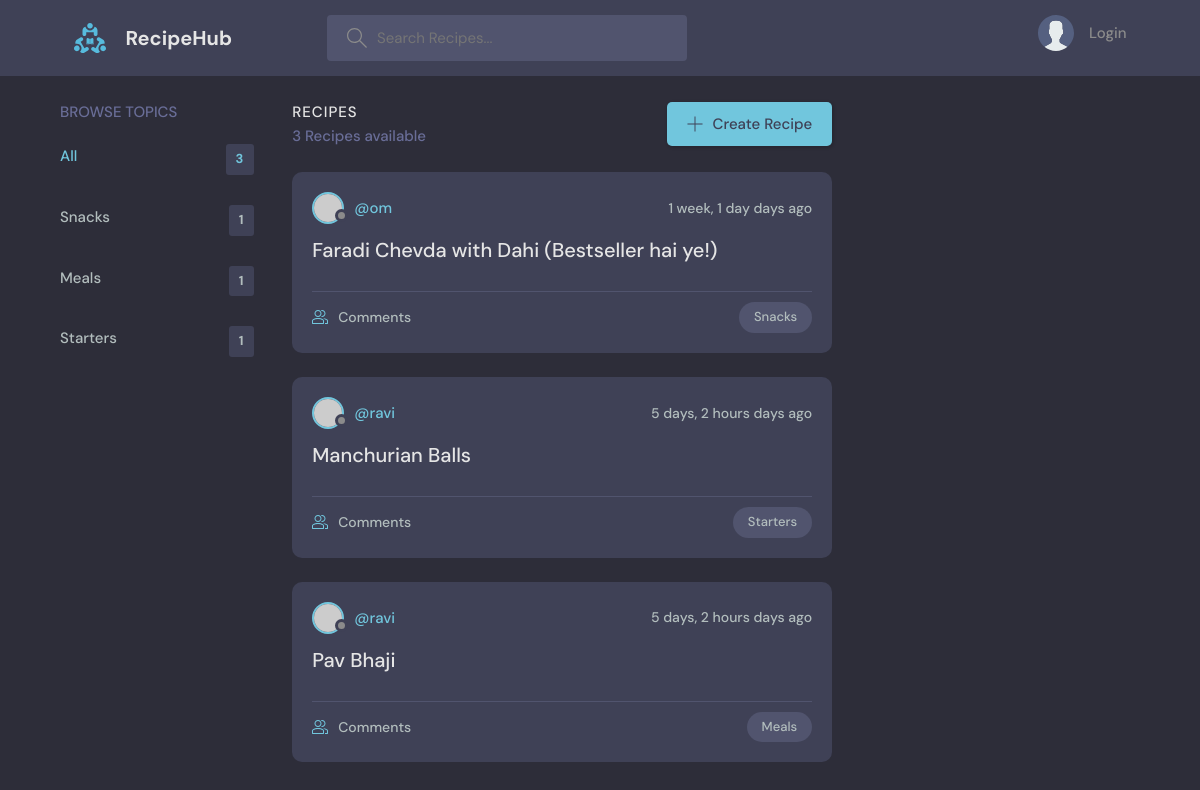
The page / on the database its author committed.
### base/models.py (models this page shows, shortened)
class Topic(models.Model):
    name = models.CharField(max_length=200)

class Recipe(models.Model):
    host = models.ForeignKey(User, on_delete=models.SET_NULL, null=True)
    topic = models.ForeignKey(Topic, on_delete=models.SET_NULL, null=True)
    name = models.CharField(max_length=200)
    description = models.TextField(null=True, blank=True)
    updated = models.DateTimeField(auto_now=True)
    created = models.DateTimeField(auto_now_add=True)
    class Meta:
        ordering = ['-updated', '-created']

### base/views.py (the view)
# urls.py: path('', views.home, name="home"),
def home(request):
    q = request.GET.get('q') if request.GET.get('q') != None else ''
    recipes = Recipe.objects.filter(
        Q(topic__name__icontains=q) |   # search by topic name
        Q(name__icontains=q) |          # search by recipe
        Q(description__icontains=q)     # search by description of recipe
    )
    topics = Topic.objects.all()
    recipe_count = recipes.count()
    context = {'recipes': recipes, 'topics': topics, 'recipe_count': recipe_count}
    return render(request, 'home.html', context)

### templates/home.html (shortened to what this page needs)
{% extends 'main.html' %}
{% block content %}
    <main class="layout layout--3">
      <div class="container">
        {% include 'topics_component.html' %}
        <div class="roomList">
          <div class="roomList__header">
            <div>
              <h2>Recipes</h2>
              <p>{{recipe_count}} Recipes available</p>
            </div>
            <a class="btn btn--main" href="{% url 'create-recipe' %}">
              <svg version="1.1" xmlns="http://www.w3.org/2000/svg" width="32" height="32" viewBox="0 0 32 32">
                <title>add</title>
                <path d="M16.943 0.943h-1.885v14.115h-14.115v1.885h14.115v14.115h1.885v-14.115h14.115v-1.885h-14.115v-14.115z"></path>
              </svg>
              Create Recipe
            </a>
          </div>
          {% include 'feed_component.html' %}
        </div>
      </div>
    </main>
{% endblock %}

### templates/topics_component.html
<div class="topics">
    <div class="topics__header">
        <h2>Browse Topics</h2>
    </div>
    <ul class="topics__list">
        <li>
            <a href="{% url 'home' %}" class="active">All <span>{{topics.count}}</span></a>
        </li>
        {% for topic in topics %}
        <li>
            <a href="{% url 'home' %}?q={{topic.name}}">{{topic.name}} <span>{{topic.recipe_set.all.count}}</span></a>
        </li>
        {% endfor %}
    </ul>
</div>

### templates/feed_component.html (shortened to what this page needs)
{% for recipe in recipes %}
    <div class="roomListRoom">
        <div class="roomListRoom__header">
            <a href="{% url 'user-profile' recipe.host.id %}" class="roomListRoom__author">
                <div class="avatar avatar--small">
                    <img src="https://randomuser.me/api/portraits/women/11.jpg" />
                </div>
                <span>@{{recipe.host.username}}</span>
            </a>
            <div class="roomListRoom__actions">
                <span>{{recipe.created|timesince}} days ago</span>
            </div>
        </div>
        <div class="roomListRoom__content">
            <a href="{% url 'recipe' recipe.id %}">{{recipe.name}}</a>
        </div>
        <div class="roomListRoom__meta">
            <a href="{% url 'recipe' recipe.id %}" class="roomListRoom__joined">
                Comments
            </a>
            <p class="roomListRoom__topic">{{recipe.topic.name}}</p>
        </div>
    </div>
{% endfor %}

### static/styles/style.css (style rules this page uses)
:root { --color-main: #71c6dd; --color-main-light: #e1f6fb; --color-dark: #3f4156; --color-dark-medium: #51546e; --color-dark-light: #696d97; --color-light: #e5e5e5; --color-gray: #8b8b8b; --color-light-gray: #b2bdbd; --color-bg: #2d2d39; --color-success: #5dd693; --color-error: #fc4b0b; }
* { font-family: "DM Sans", -apple-system, BlinkMacSystemFont, "Segoe UI", Roboto, Oxygen, Ubuntu, Cantarell, "Open Sans", "Helvetica Neue", sans-serif; margin: 0; padding: 0; box-sizing: border-box; text-rendering: optimizeLegibility; font-size: inherit; }
html { font-size: 56.25%; }
@media only screen and (min-width: 1200px) { html { font-size: 62.5%; } }
body { line-height: 1.6; font-weight: 400; font-size: 1.5rem; color: var(--color-light-gray); background-color: var(--color-bg); min-height: 100vh; }
img { width: 100%; }
a { display: inline-block; color: var(--color-main); text-decoration: none; }
.container { max-width: 120rem; width: 90%; margin: auto; }
.btn { background-color: transparent; border: none; display: inline-flex; align-items: center; gap: 1rem; cursor: pointer; transition: all ease-in-out 0.3s; padding: 1rem 2rem; border-radius: 5px; box-shadow: 1px 1px 3px 1px rgba(0, 0, 0, 0.15); font-weight: 500; }
.btn--main { background-color: var(--color-main); color: var(--color-dark); }
.btn > svg { fill: currentColor; width: 1.6rem; height: 1.6rem; }
.avatar { position: relative; display: inline-block; border-radius: 50%; border: 2px solid var(--color-main); }
.avatar img { display: block; border-radius: 50%; object-fit: cover; object-position: center; }
.avatar::after { content: ""; display: block; position: absolute; background-color: var(--color-gray); z-index: 111; border-radius: 50%; border: 0.3rem solid var(--color-dark); }
.avatar.avatar--small img { width: 2.8rem; height: 2.8rem; }
.avatar.avatar--small:after { width: 0.7rem; height: 0.7rem; bottom: 0px; right: -6px; }
.layout { margin-top: 2.4rem; }
.layout > .container { display: flex; justify-content: space-between; align-items: flex-start; }
.layout--3 > .container > div:first-child { flex-basis: 18%; max-width: 22.5rem; }
.layout--3 > .container > div:nth-child(2) { flex-basis: 50%; }
.topics__header { margin-bottom: 2rem; }
.topics__header h2 { text-transform: uppercase; font-weight: 500; color: var(--color-dark-light); }
.topics__list { list-style: none; }
.topics__list li a { display: flex; justify-content: space-between; margin-bottom: 3rem; font-weight: 500; color: var(--color-light-gray); transition: all 0.3s ease-in-out; }
.topics__list li a.active, .topics__list li a:hover { color: var(--color-main); }
.topics__list li a span { padding: 0.5rem 1rem; background-color: var(--color-dark); border-radius: 3px; font-size: 1.3rem; font-weight: 700; letter-spacing: 1px; }
.roomList__header { display: flex; justify-content: space-between; align-items: center; margin-bottom: 2.4rem; }
.roomList__header h2 { text-transform: uppercase; font-weight: 500; color: var(--color-light); letter-spacing: 1px; }
.roomList__header p { font-weight: 500; color: var(--color-dark-light); }
.roomListRoom { margin-bottom: 2.4rem; background-color: var(--color-dark); border-radius: 1rem; padding: 2rem; }
.roomListRoom__header { display: flex; justify-content: space-between; align-items: center; }
.roomListRoom__author { font-weight: 500; display: flex; align-items: center; gap: 1rem; }
.roomListRoom__actions { display: flex; align-items: flex-start; gap: 1rem; position: relative; }
.roomListRoom__actions span { font-size: 1.4rem; font-weight: 500; }
.roomListRoom__content { margin: 1rem 0; }
.roomListRoom__content a { font-size: 2rem; font-weight: 500; margin-bottom: 1.5rem; color: var(--color-light); transition: all 0.3s ease-in-out; }
.roomListRoom__meta { border-top: 1px solid var(--color-dark-medium); padding-top: 1rem; display: flex; align-items: center; justify-content: space-between; }
.roomListRoom__joined { color: var(--color-light-gray); display: flex; align-items: center; gap: 1rem; font-size: 1.4rem; font-weight: 500; }
.roomListRoom__joined svg { fill: var(--color-main); width: 1.6rem; height: 1.6rem; }
.roomListRoom__topic { padding: 5px 1.5rem; background-color: var(--color-dark-medium); border-radius: 5rem; font-weight: 500; font-size: 1.3rem; }

### rows shown on the page
Topic: name "Snacks", recipe_set.all.count "1"
Topic: name "Meals", recipe_set.all.count "1"
Topic: name "Starters", recipe_set.all.count "1"
Recipe: host.username "om", created "1 week, 1 day", name "Faradi Chevda with Dahi (Bestseller hai ye!)", topic.name "Snacks"
Recipe: host.username "ravi", created "5 days, 2 hours", name "Manchurian Balls", topic.name "Starters"
Recipe: host.username "ravi", created "5 days, 2 hours", name "Pav Bhaji", topic.name "Meals"

### other values the page prints
{{ topics.count }} "3"
{{ recipe_count }} "3"
